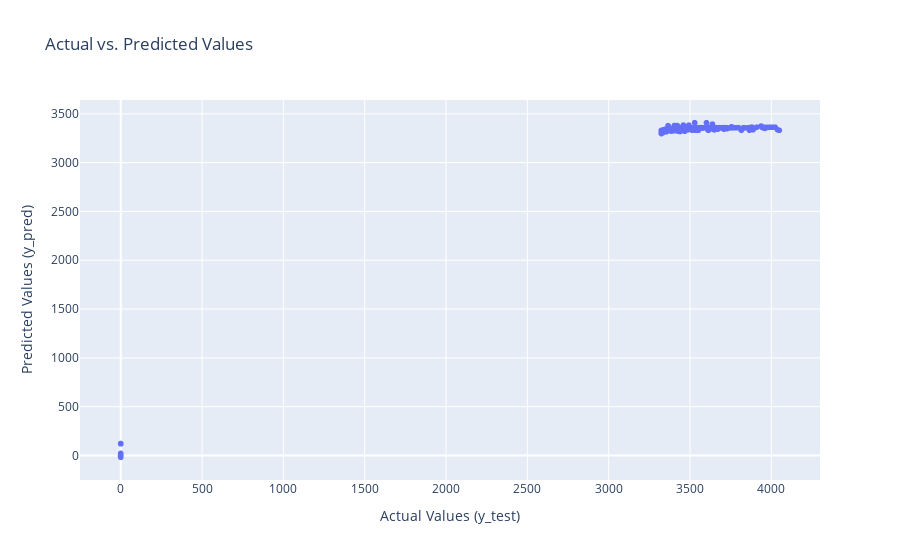

Here is the notebook cell this chart was saved with:
### Code cell
import plotly.express as px

# Create an interactive scatterplot using Plotly
fig = px.scatter(x=y_test, y=y_pred, labels={'x': 'Actual Values (y_test)', 'y': 'Predicted Values (y_pred)'},
                 title='Actual vs. Predicted Values')
fig.update_layout(showlegend=False, template='plotly')
fig.show()

### Figure 1 — Plotly figure (JSON) as saved in the notebook; plotly's stock layout.template omitted (floating-point values rounded to 4 significant figures; data arrays with more than 128 entries replaced by an {"elided": "..."} marker saying what was removed)
{"data": [{"hovertemplate": "Actual Values (y_test)=%{x}<br>Predicted Values (y_pred)=%{y}<extra></extra>", "legendgroup": "", "marker": {"color": "#636efa", "symbol": "circle"}, "mode": "markers", "name": "", "showlegend": false, "type": "scattergl", "x": {"elided": "3111 float values"}, "xaxis": "x", "y": {"elided": "3111 float values"}, "yaxis": "y"}], "layout": {"legend": {"tracegroupgap": 0}, "showlegend": false, "title": {"text": "Actual vs. Predicted Values"}, "xaxis": {"anchor": "y", "domain": [0, 1], "title": {"text": "Actual Values (y_test)"}}, "yaxis": {"anchor": "x", "domain": [0, 1], "title": {"text": "Predicted Values (y_pred)"}}}}
